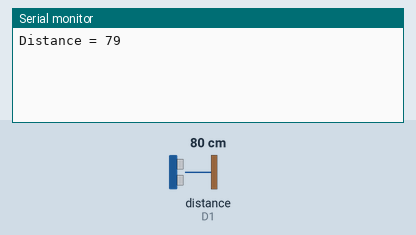
This sketch was run on a simulated ESP8266 (NodeMCU). Parts: the last lines printed to the serial monitor. Wiring (inferred from the names in the program): ultrasonic range finder: trigger D0; echo D1. Inputs (shaded band) come from the test bench; at power-on: distance to the obstacle (sensor on D1) 80 cm. The echo pulse lasts 58.3 µs per cm; WiFi joins after 1.5 s; servers stay silent unless stated.

Above: at 3.0 s.
3.1 s: distance to the obstacle (sensor on D1) set to 2 cm
At 4.4 s:
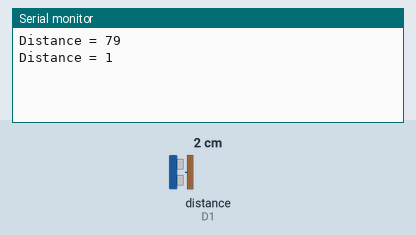
4.6 s: distance to the obstacle (sensor on D1) set to 4 cm
At 5.5 s:
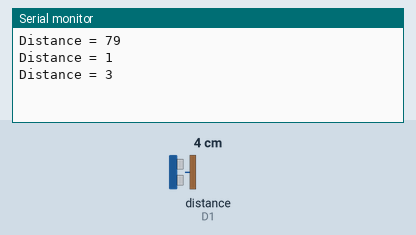
Timing chart, 0 to 7.6 s (numbered marks = the images above; inputs shaded):
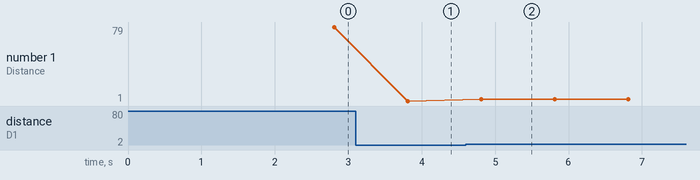

Measured:
- after the input at 3.1 s, the serial monitor: prints a new line after 0.71 s (image 1)
- after the input at 4.6 s, the serial monitor: prints a new line after 0.21 s (image 2)
- plotted number 1: 79 → 1 after the input at 3.1 s, 1 → 3 after the input at 4.6 s

The sketch:

HCSR_BLYNK.ino
```cpp
#define BLYNK_PRINT Serial
#include <ESP8266WiFi.h>
#include <BlynkSimpleEsp8266.h>

#define  trig  D0
#define  echo  D1

long duration;
int distance;

// You should get Auth Token in the Blynk App.

char auth[] = "oYE4tTXV-oxEW9K0HyPSsggHidOrYze";
char ssid[] = "Naufal";
char pswd[] = "Naufal2020";

BlynkTimer timer;

void setup()
{
  // Debug console
  pinMode(trig, OUTPUT);  // Sets the trigPin as an Output
  pinMode(echo, INPUT);   // Sets the echoPin as an Inpu
  Serial.begin(9600);
  Blynk.begin(auth, ssid, pswd);

 timer.setInterval(1000L, sendSensor);
}

void loop()
{
  Blynk.run();
  timer.run();
}
void sendSensor()
{
  digitalWrite(trig, LOW);   // Makes trigPin low
  delayMicroseconds(2);       // 2 micro second delay

  digitalWrite(trig, HIGH);  // tigPin high
  delayMicroseconds(10);      // trigPin high for 10 micro seconds
  digitalWrite(trig, LOW);   // trigPin low

  duration = pulseIn(echo, HIGH);   //Read echo pin, time in microseconds
  distance = duration * 0.034 / 2;   //Calculating actual/real distance

  Serial.print("Distance = ");        //Output distance on arduino serial monitor
  Serial.println(distance);

  if(distance <= 5)
  {
    Blynk.tweet("My Arduino project is tweeting using @blynk_app and it’s awesome!\n #arduino #IoT #blynk");
    Blynk.notify("Post has been twitted");
  }
  Blynk.virtualWrite(V0, distance);
  delay(1000);                        //Pause for 3 seconds and start measuring distance again
}
```
